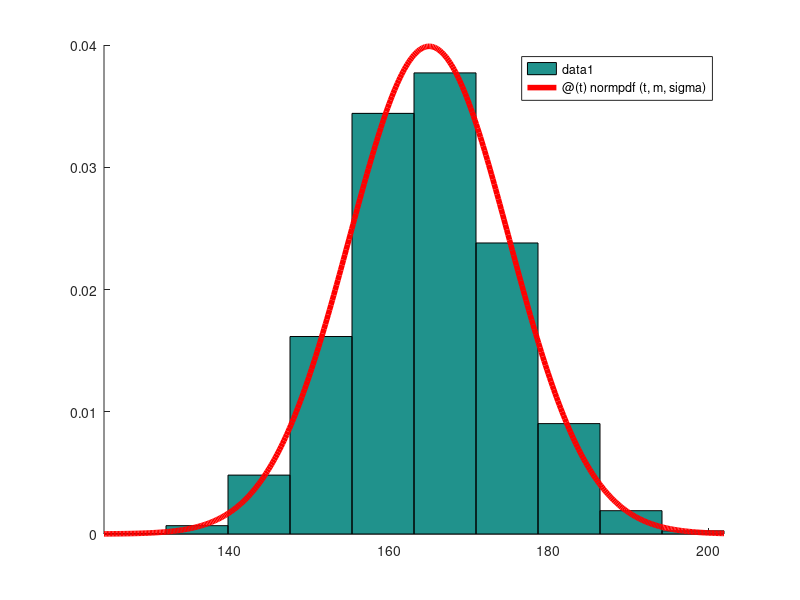

This chart was generated by the following MATLAB code:
clf; hold on;

m = 165;
sigma = 10;
n = 10000;
x = normrnd(m, sigma, 1, n);

%i)
%hist(x,10)

%ii)
%pt a afla mij barelor
[~, mijl_bare] = hist(x,10)
l = (max(x) - min(x))/10;
hist(x,mijl_bare,1/l)

%iii)
f = @(t) normpdf(t,m,sigma)
fplot(f,[min(x),max(x)],'-r','LineWidth', 4)
%mean = media elem din vectorul x
mean(x)
%sigma
std(x)

% proportia de valori in intervalul [160,170]
mean(160 < x & x < 170)

normcdf(170,m,sigma) - normcdf(160,m,sigma)
